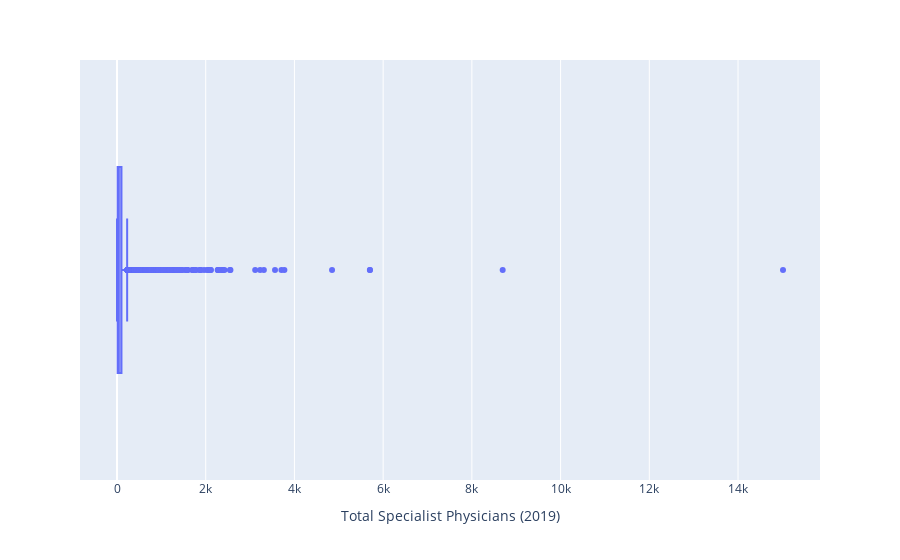

This figure's notebook cell:
### Code cell
fig = px.box(df_train, x="Total Specialist Physicians (2019)")
fig.show()

### Figure 1 — Plotly figure (JSON) as saved in the notebook; plotly's stock layout.template omitted (floating-point values rounded to 4 significant figures; data arrays with more than 128 entries replaced by an {"elided": "..."} marker saying what was removed)
{"data": [{"alignmentgroup": "True", "hovertemplate": "Total Specialist Physicians (2019)=%{x}<extra></extra>", "legendgroup": "", "marker": {"color": "#636efa"}, "name": "", "notched": false, "offsetgroup": "", "orientation": "h", "showlegend": false, "type": "box", "x": {"elided": "2198 float values"}, "x0": " ", "xaxis": "x", "y0": " ", "yaxis": "y"}], "layout": {"boxmode": "group", "legend": {"tracegroupgap": 0}, "margin": {"t": 60}, "xaxis": {"anchor": "y", "domain": [0, 1], "title": {"text": "Total Specialist Physicians (2019)"}}, "yaxis": {"anchor": "x", "domain": [0, 1]}}}
